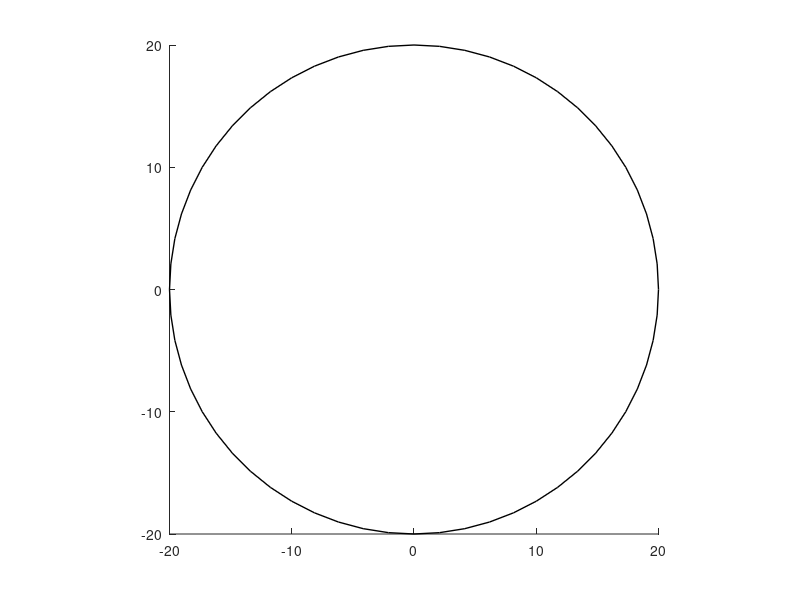

Write the MATLAB code that produced this figure. (Note: this script raises an error after producing the figure.)
% a random walk in 2D with reflective boundaries and multiple targets to
%simulate a 2D random walk of the filament tip on surface 
% the walk is effectively diffusing point tied by an effective elastic spring to the center 
%elastic spring part not yet modeled 
 
clc;    % Clear the command window.
clearvars;
close all;  % Close all figs
workspace;  % Make sure the workspace panel is showing.
%%%%%%%%%%%%%%%%%%%%%%%%%%%%%%%%%%%%%%%%%%%%%%%%%%%%%%%%%%%%%%%%%%%%%%%%%%%%%%%%%%%%%%%%%%%%%%%%

% Define parameters here
radius = 20;    % filament movement radius variable
num_discs = 6;  % Number of discs or binding points 
target = radius / 40;   % Membrane disc variable size
tsteps=10000;  % number of time steps in random walk
%Repeat random walk%%%%% 
num_runs = 1000;%how many times to run code

% create a grid for cell
[X, Y] = meshgrid(linspace(-radius, radius, 1000), linspace(-radius, radius, 1000));
mask = (X.^2 + Y.^2 <= radius^2);

% plot the cell
pos_outer = [-radius, -radius, 2*radius, 2*radius]; 
rectangle('Position', pos_outer, 'Curvature', [1 1], 'LineWidth', 1);
axis square;
hold on;


%%%Disc plotting section%%%%%%%%%%%%%%%%%%%%%%%%% 
% warnings for constant Z data
warning('off', 'MATLAB:contour:ConstantData');

org_coord = zeros(num_discs, 2); % stores all the origins 
circle_coord = cell(num_discs, 2);  % stores all the coordinates 
circle_x = cell(num_discs, 1);  % Initialize as cell array
circle_y = cell(num_discs, 1);  % Initialize as cell array
theta = linspace(0, 2*pi, 100); % Angles from 0 to 2*pi

for i = 1:num_discs
    % calculate grid row and column
    row = floor((i - 1) / sqrt(num_discs)) + 1;
    col = mod(i - 1, sqrt(num_discs)) + 1;
    % calculate center coordinates of the current disc
    center_x = -radius + col * radius * 2 / (sqrt(num_discs) + 1);
    center_y = -radius + row * radius * 2 / (sqrt(num_discs) + 1);
    
    % store the origin coordinates
    org_coord(i, :) = [center_x, center_y];

    % calculate coordinates for inside red circles
    circ_points = 10;  % Number of points per circle
    spacing = 2 * pi / circ_points;  % Spacing between points

    % Initialize arrays to store x and y coordinates
    circle_x = zeros(1, circ_points);
    circle_y = zeros(1, circ_points);

    % Calculate coordinates for each point on the circle
    for j = 1:circ_points
        angle = (j - 1) * spacing;  % Compute angle
        
        % Compute x and y coordinates
        circle_x(j) = center_x + target * cos(angle);
        circle_y(j) = center_y + target * sin(angle);
    end
    
    % store the full coordinates 
    circle_coord{i} = [circle_x; circle_y];

    % plot the disc clipped by the larger circle mask
    disc_masked = mask & ((X - center_x).^2 + (Y - center_y).^2 <= target^2);
    contour(X, Y, disc_masked, [0.5 0.5], 'r', 'LineWidth', 1);
end

% restore warning state
warning('on', 'MATLAB:contour:ConstantData');

% Set plot properties
ax = gca;
ax.FontWeight = 'normal';
ax.FontSize = 8;
ax.XAxisLocation = 'origin';
ax.YAxisLocation = 'origin';
hold on;

% Open a file for writing
fileID = fopen('hitcounterwithsteps.csv', 'a');   %w for write a for append

% write headers only if empty
if fileID == -1
    fileID = fopen('hitcounterwithsteps.csv', 'w'); % Open in write mode to create the file
    fprintf(fileID, 'Target,Hit Counter,Steps to Hit\n'); % Write headers
end
fclose(fileID);

%Random Walk Section%%%%%%%%%%%%%%%%%%%%%%%%%%%%%%%%%%%
%%setup%%
tau=0.01; %time increment between steps units of seconds 
D=10; %diffusion coefficient for the walk units of um^2/sec
delta=sqrt(2*D*tau); % distance increment (in units of um)
num_points= 1000 % getting all points for walk
step_size = 1;  % step size for grid
theta = linspace(0, 2*pi, num_points); % angle range for points 
counter = 0 %initialize step counter 
%results = zeros(1, tsteps);  % array for counter results
hit_counter = zeros(1, num_discs); % Initialize hit counter for each target
 

%results = zeros(1, num_runs);  % array for counter results

% Initialize arrays to hold the x and y positions
x = zeros(tsteps, 1);
y = zeros(tsteps, 1);

% open the file again for appending data
fileID = fopen('hitcounterwithsteps.csv', 'a');

for run = 1:num_runs
    %reset each run 
    x(1) = 0.0;
    y(1) = 0.0;
    hit_counter(:) = 0;

circle_x = cell(num_discs, 1);  % Initialize as cell array
circle_y = cell(num_discs, 1);  % Initialize as cell array

for i = 1:num_discs
    % Calculate coordinates for each circle
    circle_x{i} = org_coord(i, 1) + target * cos(theta);
    circle_y{i} = org_coord(i, 2) + target * sin(theta);
end 
    
    %Random Walk
    for i = 2 :tsteps
	    % particle random step and position change 
        delx = 2 * (randi(2) - 1) - 1;   %random step 
	    xbound = x(i-1) + delx*delta;    % new position 
        dely = 2 * (randi(2) - 1) - 1;
        ybound= y(i-1) + dely*delta;
    
        %checks if particle is at any target
	    for k = 1:num_discs       
                if any(abs(xbound - circle_x{k}) <= step_size/4 & abs(ybound - circle_y{k}) <= step_size/4)
                    hit_counter(k) = hit_counter(k) + 1; % Increment hit counter for the target
                    fprintf('Random walk has hit target %d!\n', k);
                    %fprintf('Hit counter: %d\n', hit_counter(k));
                    % Calculate the number of steps to hit the target
                    steps_to_hit = i - sum(hit_counter(1:k-1));
                    % Write data to the CSV file
                    fprintf(fileID, '%d,%d,%d\n', k, hit_counter(k), steps_to_hit);
                    x(i) = xbound; %update pos
                    y(i) = ybound;
                    continue;
                elseif  norm([xbound,ybound]) >= radius %is it beyond the boundary?
                    x(i)=x(i-2);
                    y(i)=y(i-2); 
                    continue;
                else   %it's walking without hitting a target
                    x(i) = xbound; %update pos
                    y(i) = ybound;
                    counter = counter + 1 %update step counter 
                end
          end
    end
end


% Close the file
fclose(fileID);

% Read the data from the CSV file
%data = readtable('hitcounterwithsteps.csv');
opts = detectImportOptions('hitcounterwithsteps.csv');
opts.VariableNamingRule = 'preserve'; % Preserve original column headers
data = readtable('hitcounterwithsteps.csv', opts);

% Extract the steps to hit from the data and convert to array
hit_counter = table2array(data(:, 2));

% Plot the histogram
histogram(hit_counter, 'BinWidth', 1);  %'BinWidth', 1, 'Normalization', 'probability'
xlabel('Steps to Hit', 'FontSize', 12);
ylabel('count', 'FontSize', 12);
title(['Histogram of Steps to Hit (' , num2str(num_discs), 'discs and ' num2str(target), ' target radius)']);
%xlim([0, 550])
